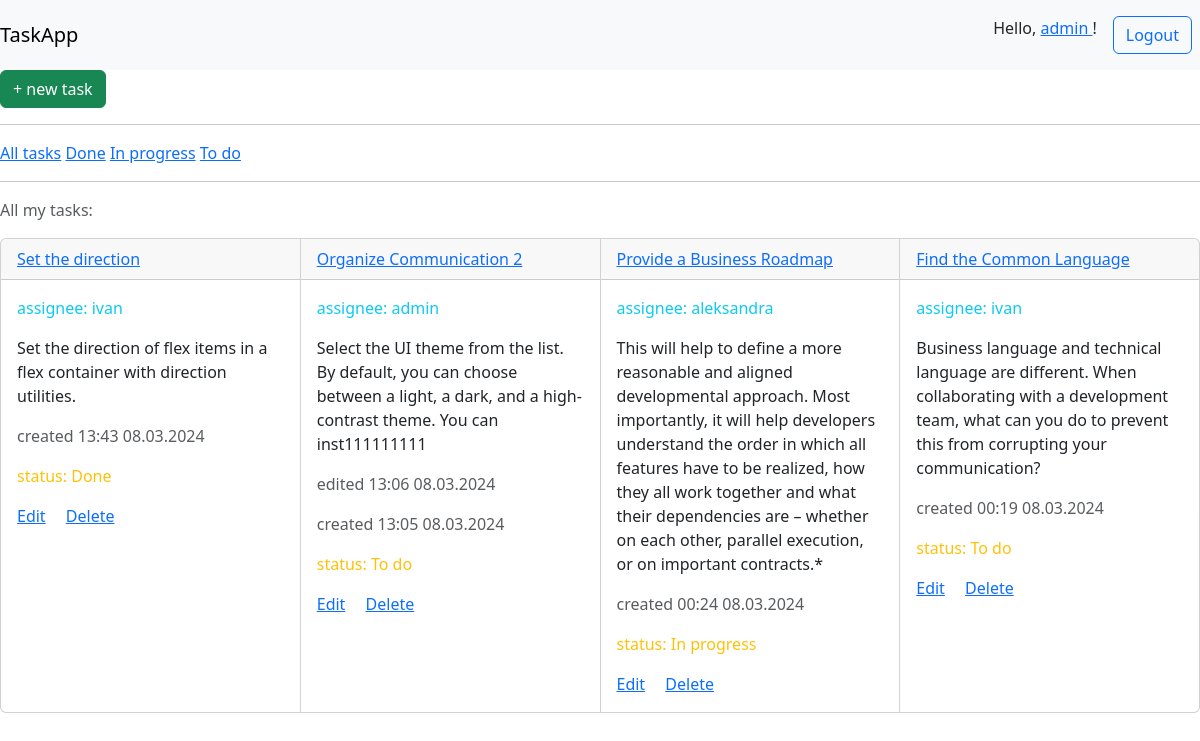
Before: / (signed in) with the older database file.
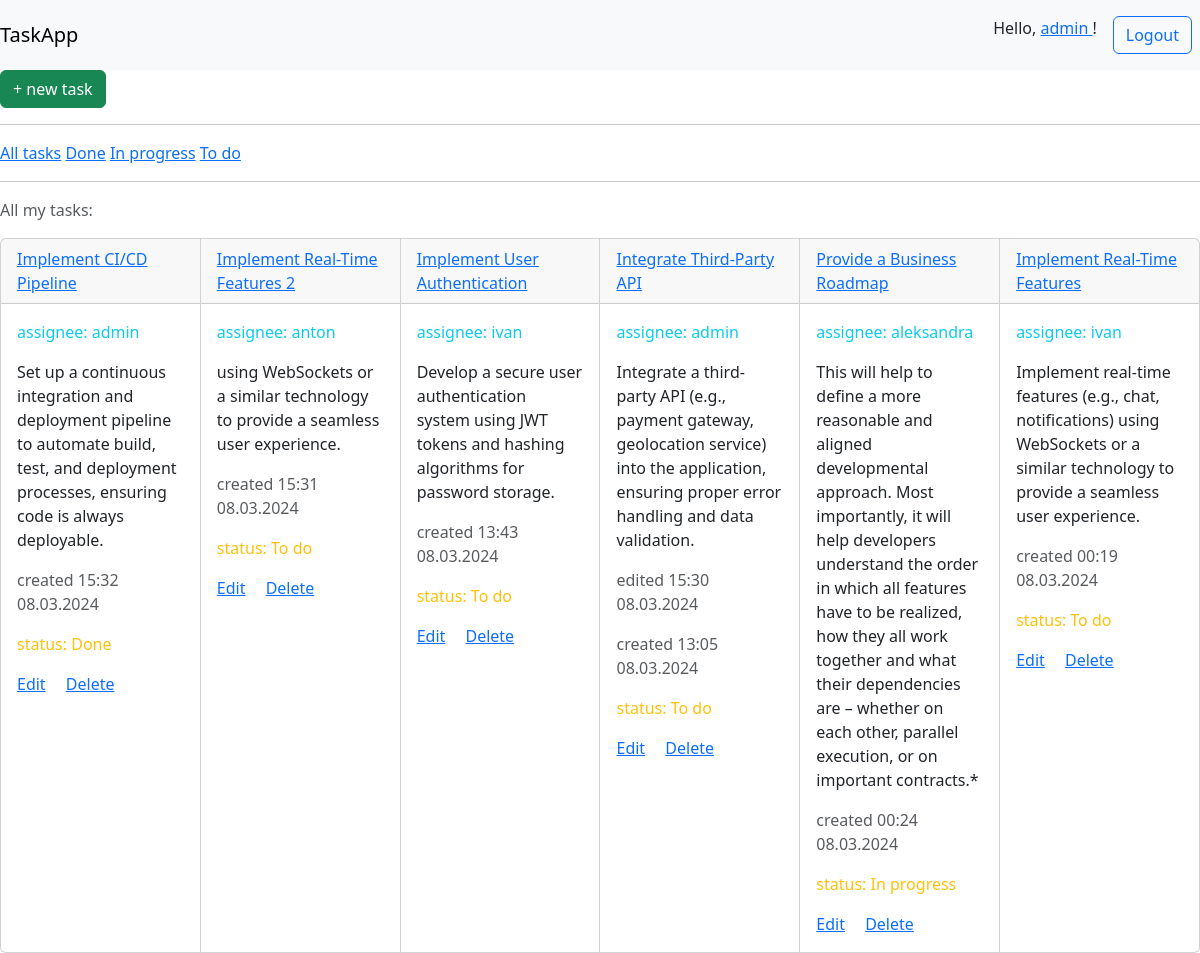
After: the same page with the newer database file.
### taskapp/models.py (models this page shows, shortened)
class TaskStatus(models.Model):
    name = models.CharField(max_length=255)
    description = models.CharField(max_length=255, blank=True)
    def __str__(self):
        return self.name

class Task(models.Model):
    creator = models.ForeignKey(User, related_name="creator", on_delete=models.SET_NULL, null=True)
    title = models.CharField(max_length=255)
    description = models.TextField(blank=True, null=True)
    status = models.ForeignKey(TaskStatus, on_delete=models.SET_NULL, null=True)
    created = models.DateTimeField(auto_now_add=True)
    updated = models.DateTimeField(auto_now=True)
    assignee = models.ForeignKey(User, related_name="assignee", on_delete=models.SET_NULL, null=True)
    edited = models.BooleanField(default=False)
    class Meta:
        ordering = ["-created"]

### taskapp/views.py (the view)
# urls.py: path('', home_view, name='home'),
@login_required(login_url="login")
def home_view(request):
    status = TaskStatus.objects.all()
    if request.GET.get('q') is not None:
        q = request.GET.get('q')
        try:
            status_id = TaskStatus.objects.get(name=q).id
        except TaskStatus.DoesNotExist:
            return redirect('home')
        tasks = Task.objects.filter(status=status_id).filter(Q(creator_id=request.user.id) | Q(assignee_id=request.user.id))
        context = {'tasks': tasks, 'status': status, 'filter_status':q}
        return render(request, 'taskapp/home.html', context=context)
    else:
        tasks = Task.objects.filter(Q(creator_id=request.user.id) | Q(assignee_id=request.user.id) )
        status = TaskStatus.objects.all()
        context = {'tasks': tasks, 'status': status}
    return render(request, 'taskapp/home.html', context=context)

### taskapp/templates/taskapp/home.html (shortened to what this page needs)
<!DOCTYPE html>
{% extends 'main.html' %}
{% block content %}
        <a class="btn btn-success btn" href="{%url 'create_task' %}"> + new task</a>
    <div>
        <hr>
         <a  href="/">All tasks</a>
        {% for s in status %}
            <a  href="{% url 'home' %}?q={{s.name}}">{{ s.name }}</a>
        {% endfor %}
    </div>
     <hr>
    {% if filter_status %}
        <p class="text-muted"> filter: {{filter_status}} </p>
    {% else %}
        <p class="text-muted"> All my tasks: </p>
    {% endif %}
        <div class="card-group">
        {% for task in tasks %}
            <div class="card" style="width: 18rem;">
                <div class="card-header"><a href="{%url 'task' task.id%}">{{task.title}}</a></div>
                    <div class="card-body">
                        <p class="text-info"> assignee: {{task.assignee}}  </p>
                        <p class="card-text">{{task.description}}</p>
                        <p class="font-italic text-muted">{% if task.edited%}  edited {{task.updated|date:'H:i d.m.Y '}}{% endif %} </p>
                        <p class="font-italic text-muted"> created {{task.created|date:'H:i d.m.Y '}} </p>
                        <p class="text-warning"> status: {{task.status}} </p>
                        <a href="{%url 'edit_task' task.id %}" class="card-link">Edit</a>
                        <a href="{%url 'delete_task' task.id %}" class="card-link">Delete</a>
                    </div>
            </div>
            {% endfor %}
            </div>
{% endblock %}

### templates/main.html (shortened to what this page needs)
<!DOCTYPE html>
{% load static %}
<head>
    {% load bootstrap5 %}
    {% bootstrap_css %}
</head>
<body>
    {% include 'header.html' %}
    {% block content %}
    {% endblock %}
</body>
</html>

### templates/header.html
{%block content%}
    <nav class="navbar navbar-light bg-light" >
      <a class="navbar-brand" href="/">TaskApp</a>
    {% if user.is_authenticated %}
        <div class="d-flex flex-row">
            <div class="p-2">Hello, <a href="{% url 'profile' user.id %}"> {{user.username}} </a>!</div>
            <div class="p-2"  ><a class="btn btn-outline-primary" href="{% url 'logout' %}" > Logout</a></div>
        </div>
    {% else %}
        <div class="d-flex align-items-center">
             <div class="p-2"  ><a class="btn btn-outline-primary" href="{% url 'login' %}" > Login</a></div>
             <div class="p-2"  ><a class="btn btn-outline-success" href="{% url 'signup' %}" > Sign Up</a></div>
        </div>
    {% endif %}
    </nav>
    {% endblock %}

Changed rows visible on the page:
added Task: title "Implement CI/CD Pipeline", assignee "admin", description "Set up a continuous integration and deployment pipeline to automate build, test, and deployment processes, ensuring code is always deployable.", created "15:32 08.03.2024", status "Done"
added Task: title "Implement Real-Time Features 2", assignee "anton", description "using WebSockets or a similar technology to provide a seamless user experience.", created "15:31 08.03.2024", status "To do"
changed Task: title "Set the direction" → "Implement User Authentication"; description "Set the direction of flex items in a flex container with direction utilities." → "Develop a secure user authentication system using JWT tokens and hashing algorithms for password storage."; status "Done" → "To do"
changed Task: title "Organize Communication 2" → "Integrate Third-Party API"; description "Select the UI theme from the list. By default, you can choose between a light, a dark, and a high-contrast theme. You can inst111111111" → "Integrate a third-party API (e.g., payment gateway, geolocation service) into the application, ensuring proper error handling and data validation."; updated "13:06 08.03.2024" → "15:30 08.03.2024"
changed Task: title "Find the Common Language" → "Implement Real-Time Features"; description "Business language and technical language are different. When collaborating with a development team, what can you do to prevent this from corrupting your communication?" → "Implement real-time features (e.g., chat, notifications) using WebSockets or a similar technology to provide a seamless user experience."
